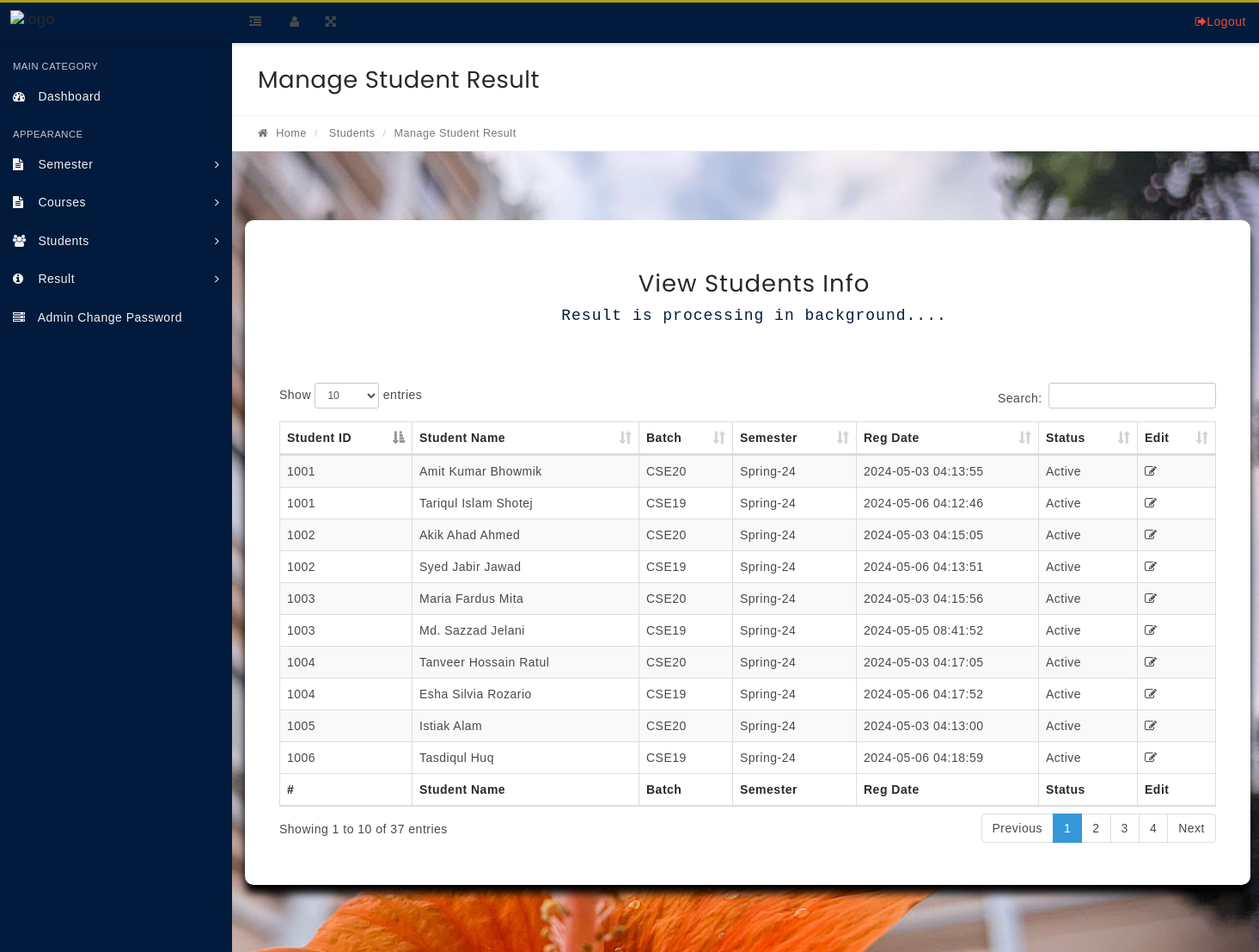
Screenshot of /manage-results.php with the database file from the repository.
### tables this page shows
CREATE TABLE `tblstudents` (
  `StudentId` int(11) NOT NULL,
  `StudentName` varchar(100) NOT NULL,
  `RollId` varchar(100) NOT NULL,
  `StudentEmail` varchar(100) NOT NULL,
  `Gender` varchar(10) NOT NULL,
  `DOB` varchar(100) NOT NULL,
  `ClassId` int(11) NOT NULL,
  `RegDate` timestamp NOT NULL DEFAULT current_timestamp(),
  `UpdationDate` timestamp NULL DEFAULT NULL ON UPDATE current_timestamp(),
  `Status` int(1) NOT NULL,
  `Pass` varchar(100) NOT NULL
);

### manage-results.php (the view, shortened to what this page needs)
<?php
include('includes/config.php');
if(strlen($_SESSION['alogin'])=="")
    {
    header("Location: index.php");
    }
    else{
?>
<!DOCTYPE html>
<html lang="en">
<head>
    <link rel="stylesheet" href="css/bootstrap.min.css" media="screen">
    <link rel="stylesheet" href="css/font-awesome.min.css" media="screen">
    <link rel="stylesheet" href="css/animate-css/animate.min.css" media="screen">
    <link rel="stylesheet" href="css/lobipanel/lobipanel.min.css" media="screen">
    <link rel="stylesheet" href="css/prism/prism.css" media="screen">
    <link rel="stylesheet" type="text/css" href="js/DataTables/datatables.min.css" />
    <link rel="stylesheet" href="css/main.css" media="screen">
</head>
<body class="top-navbar-fixed">
    <div class="main-wrapper">
        <?php include('includes/topbar.php');?>
        <div class="content-wrapper">
            <div class="content-container">
                <?php include('includes/leftbar.php');?>
                <div class="main-page">
                    <div class="container-fluid">
                        <div class="row page-title-div">
                            <div class="col-md-6">
                                <h2 class="title">Manage Student Result</h2>
                            </div>
                        </div>
                        <div class="row breadcrumb-div">
                            <div class="col-md-6">
                                <ul class="breadcrumb">
                                    <li><a href="dashboard.php"><i class="fa fa-home"></i> Home</a></li>
                                    <li> Students</li>
                                    <li class="active">Manage Student Result</li>
                                </ul>
                            </div>
                        </div>
                    </div>
                    <section class="section">
                        <div class="container-fluid">
                            <div class="row">
                                <div class="col-md-12">
                                    <div class="container">
                                        <div class="panel-heading">
                                            <div align="center" class="panel-title">
                                                <h2 class="hd">View Students Info</h2>
                                                <div class="load">
                                                    <p class="text">Result is processing in background....</p>
                                                </div>
                                            </div>
                                        </div>
                                        <div class="panel-body p-20">
                                            <table id="example" class="display table table-striped table-bordered"
                                                cellspacing="0" width="100%">
                                                <thead>
                                                    <tr>
                                                        <th>Student ID</th>
                                                        <th>Student Name</th>
                                                        <th>Batch</th>
                                                        <th>Semester</th>
                                                        <th>Reg Date</th>
                                                        <th>Status</th>
                                                        <th>Edit</th>
                                                    </tr>
                                                </thead>
                                                <tfoot>
                                                    <tr>
                                                        <th>#</th>
                                                        <th>Student Name</th>
                                                        <th>Batch</th>
                                                        <th>Semester</th>
                                                        <th>Reg Date</th>
                                                        <th>Status</th>
                                                        <th>Edit</th>
                                                    </tr>
                                                </tfoot>
                                                <tbody>
                                                    <?php $sql = "SELECT  distinct tblstudents.StudentName,tblstudents.RollId,tblstudents.RegDate,tblstudents.StudentId,tblstudents.Status,tblclasses.ClassName,tblclasses.Section from tblresult join tblstudents on tblstudents.StudentId=tblresult.StudentId  join tblclasses on tblclasses.id=tblresult.ClassId";
$query = $dbh->prepare($sql);
$query->execute();
$results=$query->fetchAll(PDO::FETCH_OBJ);
$cnt=1;
if($query->rowCount() > 0)
{
foreach($results as $result)
{   ?>
                                                    <tr>
                                                        <td><?php echo htmlentities($result->RollId);?></td>
                                                        <td><?php echo htmlentities($result->StudentName);?></td>
                                                        <td><?php echo htmlentities($result->Section);?></td>
                                                        <td><?php echo htmlentities($result->ClassName);?></td>
                                                        <td><?php echo htmlentities($result->RegDate);?></td>
                                                        <td><?php if($result->Status==1){
echo htmlentities('Active');
}
else{
   echo htmlentities('Blocked');
}
                                                                ?></td>
                                                        <td>
                                                            <a
                                                                href="edit-result.php?stid=<?php echo htmlentities($result->StudentId);?>"><i
                                                                    class="fa fa-edit" title="Edit Record"></i> </a>
                                                        </td>
                                                    </tr>
                                                    <?php $cnt=$cnt+1;}} ?>
                                                </tbody>
                                            </table>
                                        </div>
                                    </div>
                                </div>
                            </div>
                        </div>
                </div>
            </div>
        </div>
    </div>
</body>
</html>
<?php } ?>

### includes/topbar.php (shortened to what this page needs)
<nav class="navbar top-navbar bg-white box-shadow" style="background-color:#021b3c;height:4px;">
           	<div class="container-fluid">
                   <div class="row" style="background-color:#afa014;height:3px; weight:100%;" >
                       <div class="navbar-header no-padding" >
               			<a class="navbar-brand" href="dashboard.php">
						<img src="https://ndub.edu.bd/wp-content/uploads/2023/06/NDUB-Logo-1.png" alt="logo" width="180" height="37">
               			</a>
                           <span class="small-nav-handle hidden-sm hidden-xs"><i class="fa fa-outdent"></i></span>
               		</div>
               		<div class="collapse navbar-collapse" id="navbar-collapse-1">
               			<ul class="nav navbar-nav" data-dropdown-in="fadeIn" data-dropdown-out="fadeOut">
                               <li class="hidden-sm hidden-xs"><a href="#" class="user-info-handle"><i class="fa fa-user"></i></a></li>
                               <li class="hidden-sm hidden-xs"><a href="#" class="full-screen-handle"><i class="fa fa-arrows-alt"></i></a></li>
               			</ul>
               			<ul class="nav navbar-nav navbar-right" data-dropdown-in="fadeIn" data-dropdown-out="fadeOut">
               				    <li><a href="logout.php" class="color-danger text-center"><i class="fa fa-sign-out"></i>Logout</a></li>
               			</ul>
               		</div>
                   </div>
           	</div>
           </nav>

### includes/leftbar.php (shortened to what this page needs)
<div class="left-sidebar bg-black-300 box-shadow " style="background-color:#021b3c;">
                        <div class="sidebar-content">
                            <div class="user-info closed">
                            </div>
                            <div class="sidebar-nav">
                                <ul class="side-nav color-gray">
                                    <li class="nav-header">
                                        <span class="">Main Category</span>
                                    </li>
                                    <li>
                                        <a href="dashboard.php"><i class="fa fa-dashboard"></i> <span>Dashboard</span> </a>
                                    </li>
                                    <li class="nav-header">
                                        <span class="">Appearance</span>
                                    </li>
                                    <li class="has-children">
                                        <a href="#"><i class="fa fa-file-text"></i> <span>Semester</span> <i class="fa fa-angle-right arrow"></i></a>
                                    </li>
  <li class="has-children">
                                        <a href="#"><i class="fa fa-file-text"></i> <span>Courses</span> <i class="fa fa-angle-right arrow"></i></a>
                                           <a href="manage-subjectcombination.php"><i class="fa fa-newspaper-o"></i> <span>Manage Course Combination </span></a></li>
                                        </ul>
   <li class="has-children">
                                        <a href="#"><i class="fa fa-users"></i> <span>Students</span> <i class="fa fa-angle-right arrow"></i></a>
                                    </li>
<li class="has-children">
                                        <a href="#"><i class="fa fa-info-circle"></i> <span>Result</span> <i class="fa fa-angle-right arrow"></i></a>
                                        <li><a href="change-password.php"><i class="fa fa fa-server"></i> <span> Admin Change Password</span></a></li>
                                    </li>
                            </div>
                        </div>
                    </div>

### manage-results.php (style rules this page uses)
body { font-family: Arial, sans-serif; background: url(./back1.jpg) no-repeat; //background-position: center; background-size: cover; background-color: #6055c7; margin: 0; padding: 0; }
.load { display: inline-block; }
.hd { letter-spacing: 1px; width: 100%; white-space: nowrap; overflow: hidden; animation: typing 6s, cursor 6s step-end infinite alternate; }
.text { color: #021b3c; font-size: 18px; letter-spacing: 1px; font-family: monospace; border-right: ; width: 100%; white-space: nowrap; overflow: hidden; animation: typing 3s steps(37), cursor .5s step-end infinite alternate; }
.container { max-width: 1200px; margin: 50px auto; padding: 20px; background-color: #ffffff; background: ; border: #91e0ff solid rgba(255, 255, 255, 0.2); backdrop-filter: blur(10px); border-radius: 10px; box-shadow: 0 10px 10px rgba(0, 0, 0, 1); text-align: left; animation: fadeInOut 2s; }

### rows the page displays
tblstudents: RollId "1005", StudentName "Istiak Alam", Section "CSE20", ClassName "Spring-24", RegDate "2024-05-03 04:13:00"
tblstudents: RollId "1001", StudentName "Amit Kumar Bhowmik", Section "CSE20", ClassName "Spring-24", RegDate "2024-05-03 04:13:55"
tblstudents: RollId "1002", StudentName "Akik Ahad Ahmed", Section "CSE20", ClassName "Spring-24", RegDate "2024-05-03 04:15:05"
tblstudents: RollId "1004", StudentName "Tanveer Hossain Ratul", Section "CSE20", ClassName "Spring-24", RegDate "2024-05-03 04:17:05"
tblstudents: RollId "1003", StudentName "Maria Fardus Mita", Section "CSE20", ClassName "Spring-24", RegDate "2024-05-03 04:15:56"
tblstudents: RollId "1001", StudentName "Tariqul Islam Shotej", Section "CSE19", ClassName "Spring-24", RegDate "2024-05-06 04:12:46"
tblstudents: RollId "1002", StudentName "Syed Jabir Jawad", Section "CSE19", ClassName "Spring-24", RegDate "2024-05-06 04:13:51"
tblstudents: RollId "1003", StudentName "Md. Sazzad Jelani", Section "CSE19", ClassName "Spring-24", RegDate "2024-05-05 08:41:52"
tblstudents: RollId "1004", StudentName "Esha Silvia Rozario", Section "CSE19", ClassName "Spring-24", RegDate "2024-05-06 04:17:52"
tblstudents: RollId "1006", StudentName "Tasdiqul Huq", Section "CSE19", ClassName "Spring-24", RegDate "2024-05-06 04:18:59"
